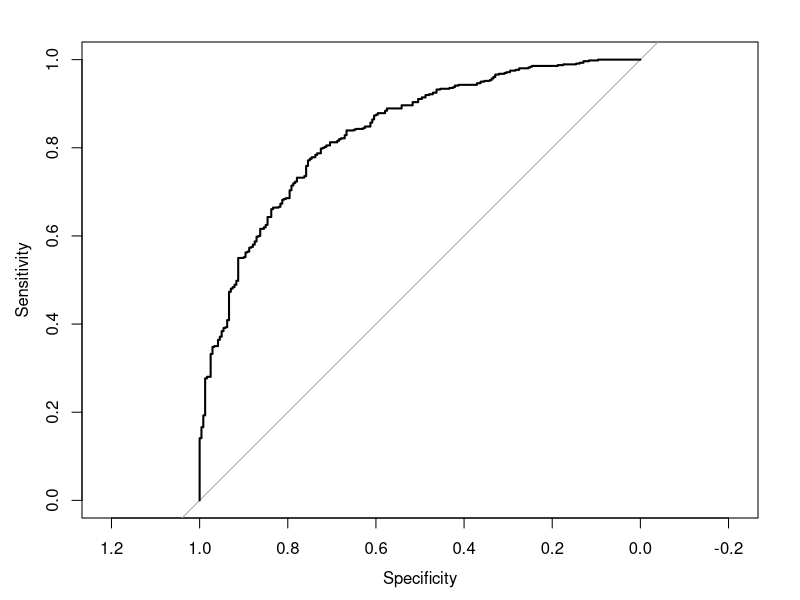

This figure's R source:
## ---- chunk 1
library(tidyverse)
library(car)
library(pROC)
## ---- chunk 2
# load the data set
GermanCredit <- read_csv(file.path("Data", "GermanCredit_modified_SP19_001.csv")) %>% 
  mutate(good=factor(if_else(Class=="Good",1,0),levels = c(0,1), labels = c("Bad", "Good"))) %>% 
  select(-Class)
## ---- chunk 3
# Split data into train and test
 set.seed(737900)

# set an index to split the data set  
# 
# Create the train data frame
s <- sample(nrow(GermanCredit), replace=FALSE, size = .8*nrow(GermanCredit)) 
trainDF <- GermanCredit[s,]
# 
# Create the test data frame  
testDF <- GermanCredit[-s,]
# 
## ---- chunk 4
str(GermanCredit)
trainDF %>% select(good) %>% table()
## ---- chunk 5
logit.fit1 <- glm(good~.,family=binomial,data=trainDF)
Anova(logit.fit1)
## ---- chunk 6
summary(logit.fit1)
## ---- chunk 7
967-704.44
## ---- chunk 8
pchisq(262.56,df=799-751,lower.tail = FALSE)
## ---- chunk 9
table(GermanCredit$Credit.History)
## ---- chunk 10
table(GermanCredit$Checking)
## ---- chunk 11
log.50 <- logit.fit1$fitted.values
log.50[log.50>=0.5] <- 1
log.50[log.50<0.5] <- 0  
## ---- chunk 12
actual <- trainDF$good
predicted <- factor(log.50, levels = c(0,1), labels = c("Bad", "Good"))
## ---- chunk 13
# Print the confusion matrix
table(actual, predicted)   
## ---- chunk 14
round(prop.table(table(actual, predicted),1),2)
## ---- chunk 15
plot(roc(trainDF$good, logit.fit1$fitted.values))
## ---- chunk 16
auc(trainDF$good, logit.fit1$fitted.values)
## ---- chunk 17
log.test <- predict(logit.fit1, newdata = testDF, type = "response")
log.test[log.test>=0.5] <- 1
log.test[log.test<0.5] <- 0
## ---- chunk 18
actual <- testDF$good
predicted <- factor(log.test, levels = c(0,1), labels = c("Bad", "Good"))
## ---- chunk 19
# Print the confusion matrix
table(actual, predicted)   
## ---- chunk 20
round(prop.table(table(actual, predicted),1),2)
## ---- chunk 21
logit.fit1 <- glm(good~.,family=binomial,data=trainDF)
Anova(logit.fit1)
## ---- chunk 22
logit.fit1 <- trainDF %>% 
  select(-ResidenceDuration) %>% 
  glm(good~.,family=binomial,data=.)
Anova(logit.fit1)
## ---- chunk 23
logit.fit1 <- trainDF %>% 
  select(-ResidenceDuration,-Age) %>% 
  glm(good~.,family=binomial,data=.)
Anova(logit.fit1)
## ---- chunk 24
logit.fit1 <- testDF %>% 
  select (-ResidenceDuration, -Age, -Job.Type) %>% 
  glm(good~.,family=binomial,data=.)
Anova(logit.fit1)
  
## ---- chunk 25
logit.fit1 <- testDF %>% 
  select (-ResidenceDuration, - Age, -Job.Type, -NumberPeopleMaintenance) %>% 
  glm(good~.,family=binomial,data=.)
Anova(logit.fit1)
## ---- chunk 26
logit.fit1 <- testDF %>% 
  select (-ResidenceDuration, -Age, -Job.Type, -NumberPeopleMaintenance, -Telephone) %>% 
  glm(good~.,family=binomial,data=.)
Anova(logit.fit1)
## ---- chunk 27
logit.fit1 <- testDF %>% 
  select (-ResidenceDuration, -Age, -Job.Type, -NumberPeopleMaintenance, -Telephone, -NumberExistingCredits) %>% 
  glm(good~.,family=binomial,data=.)
Anova(logit.fit1)
## ---- chunk 28
logit.fit1 <- testDF %>% 
  select (-ResidenceDuration, -Age, -Job.Type, -NumberPeopleMaintenance, -Telephone, -NumberExistingCredits, -Other.Debtors) %>% 
  glm(good~.,family=binomial,data=.)
Anova(logit.fit1)
## ---- chunk 29
logit.fit1 <- testDF %>% 
  select (-ResidenceDuration, -Age, -Job.Type, -NumberPeopleMaintenance, -Telephone, -NumberExistingCredits, -Other.Debtors, -Property) %>% 
  glm(good~.,family=binomial,data=.)
Anova(logit.fit1)
## ---- chunk 30
logit.fit1 <- testDF %>% 
  select (-ResidenceDuration, -Age, -Job.Type, -NumberPeopleMaintenance, -Telephone, -NumberExistingCredits, -Other.Debtors, -Property, -Credit.History) %>% 
  glm(good~.,family=binomial,data=.)
Anova(logit.fit1)
## ---- chunk 31
logit.fit1 <- testDF %>% 
  select (-ResidenceDuration, -Age, -Job.Type, -NumberPeopleMaintenance, -Telephone, -NumberExistingCredits, -Other.Debtors, -Property, -Credit.History, -Savings) %>% 
  glm(good~.,family=binomial,data=.)
Anova(logit.fit1)
## ---- chunk 32
logit.fit1 <- testDF %>% 
  select (-ResidenceDuration, -Age, -Job.Type, -NumberPeopleMaintenance, -Telephone, -NumberExistingCredits, -Other.Debtors, -Property, -Credit.History, -Savings, -Amount) %>% 
  glm(good~.,family=binomial,data=.)
Anova(logit.fit1)
## ---- chunk 33
logit.fit1 <- testDF %>% 
  select (-ResidenceDuration, -Age, -Job.Type, -NumberPeopleMaintenance, -Telephone, -NumberExistingCredits, -Other.Debtors, -Property, -Credit.History, -Savings, -Amount, -Personal.Status) %>% 
  glm(good~.,family=binomial,data=.)
Anova(logit.fit1)
